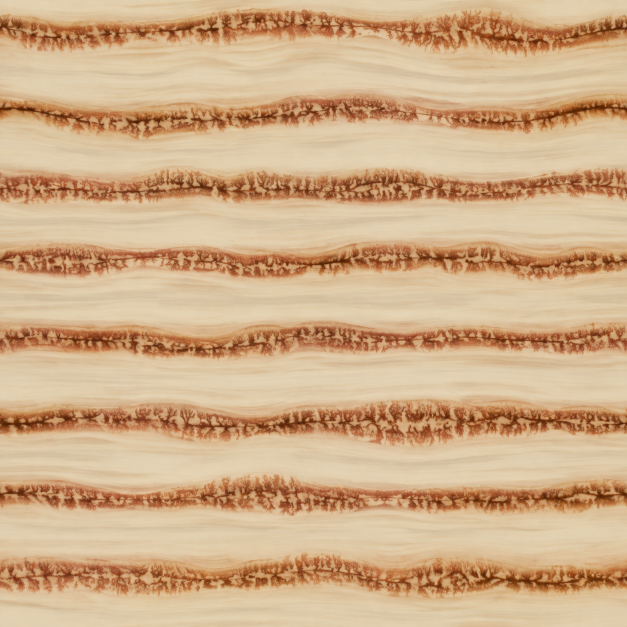
#> input picture tools/devonian/creatures/michelinoceras/imagegen-shell-source.png, 1254 x 1254 px (shown at 1/2 size)
$ python materials.py
#> lines starting #> are read from the running program, lines starting #| are printed output that depends on the picture
from pathlib import Path
from PIL import Image,ImageFilter
import numpy as np
H=Path(__file__).resolve().parent;N=1024;y,x=np.mgrid[0:N,0:N]/(N-1);rng=np.random.default_rng(72192)
def save(name,a):
 a=np.array(a,copy=True);mean=(a[:,:32].mean(1)+a[:,-32:].mean(1))/2
 for i in range(80):
  t=i/80;t=t*t*(3-2*t);a[:,i]=mean*(1-t)+a[:,i]*t;a[:,-i-1]=mean*(1-t)+a[:,-i-1]*t
 Image.fromarray(np.uint8(np.clip(a,0,1)*255)).save(H/(name+'.png'))
raw=np.asarray(Image.open(H/'imagegen-shell-source.png').convert('RGB').resize((N,N),Image.Resampling.LANCZOS)).astype(float)/255
# Feather both circumference edges to an identical mean, preserving continuous shell UV seam.
mean=(raw[:,:45].mean(1)+raw[:,-45:].mean(1))/2
#> mean = 1024 rows, first 8: [0.88, 0.806, 0.681], [0.881, 0.807, 0.681], [0.882, 0.808, 0.683], [0.883, 0.81, 0.685], [0.882, 0.808, 0.683], [0.881, 0.808, 0.681], [0.879, 0.806, 0.68], [0.879, 0.806, 0.68]
for i in range(48):
 t=i/48;raw[:,i]=mean*(1-t)+raw[:,i]*t;raw[:,-i-1]=mean*(1-t)+raw[:,-i-1]*t
save('shell-albedo',raw);noise=np.asarray(Image.fromarray(np.uint8(rng.random((N,N))*255)).filter(ImageFilter.GaussianBlur(1.2))).astype(float)/255
#> in save, `mean = (a[:, :32].mean(1) + a[:, -32:].mean(1)) / 2`: mean = 1024 rows, first 8: [0.88, 0.805, 0.681], [0.881, 0.806, 0.681], [0.882, 0.808, 0.683], [0.883, 0.81, 0.685], [0.882, 0.808, 0.683], [0.881, 0.808, 0.681], [0.879, 0.806, 0.679], [0.879, 0.806, 0.68]
#> in save, `Image.fromarray(np.uint8(np.clip(a,0,1)*255)).save(H/(name+'.png'))`:
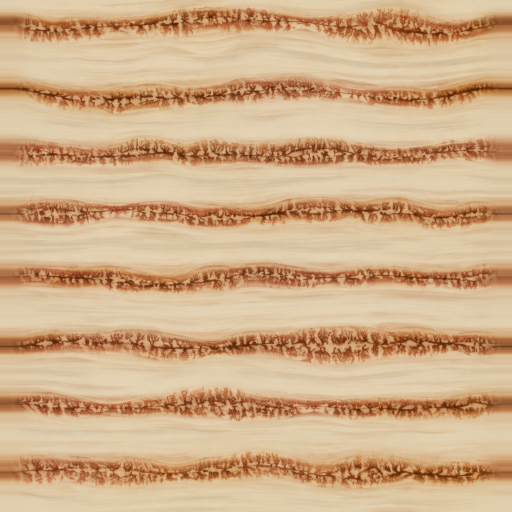
#> saved as shell-albedo.png: PIL image 1024x1024 RGB (shown at 1/2 size); mean R, G, B 208, 173.1, 135.1
fine=(noise-.5)*.006+.0015*np.sin(y*2*np.pi*210+np.sin(2*np.pi*x));dy,dx=np.gradient(fine);normal=np.stack([-dx*3,dy*3,np.ones_like(dx)],2);normal/=np.linalg.norm(normal,axis=2)[:,:,None];save('shell-normal',normal*.5+.5);save('shell-roughness',.34+(noise-.5)*.08)
#> call 2 of save, with name = 'shell-normal'
#> in save (call 2), `Image.fromarray(np.uint8(np.clip(a,0,1)*255)).save(H/(name+'.png'))`:
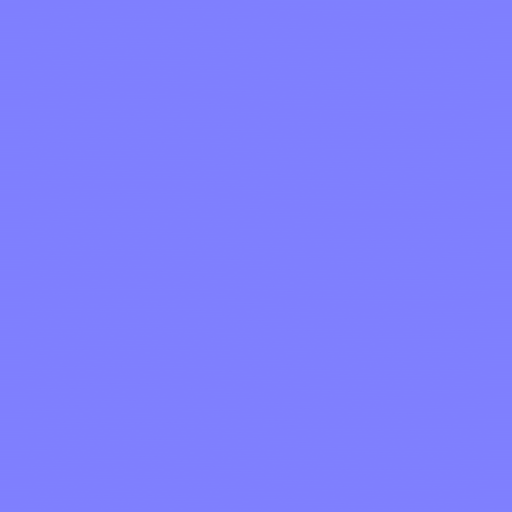
#> saved as shell-normal.png: PIL image 1024x1024 RGB (shown at 1/2 size); mean R, G, B 127, 127, 254
# Restrained original skin mottling, never the shell pigment copied onto soft tissue.
coarse=np.asarray(Image.fromarray(np.uint8(rng.random((48,48))*255)).resize((N,N),Image.Resampling.BICUBIC).filter(ImageFilter.GaussianBlur(4))).astype(float)/255
spots=np.clip((coarse-.50)*2.1,0,.28);base=np.array([.45,.26,.145])+((coarse-.5)*.10)[:,:,None];base-=spots[:,:,None]*np.array([.55,.33,.18]);base+=(.5-.5*np.cos(2*np.pi*x))[:,:,None]*np.array([.065,.036,.017]);save('skin-albedo',base);save('skin-normal',normal*.5+.5);save('skin-roughness',.47+(noise-.5)*.09)
#> call 4 of save, with name = 'skin-albedo'
#> in save (call 4), `Image.fromarray(np.uint8(np.clip(a,0,1)*255)).save(H/(name+'.png'))`:
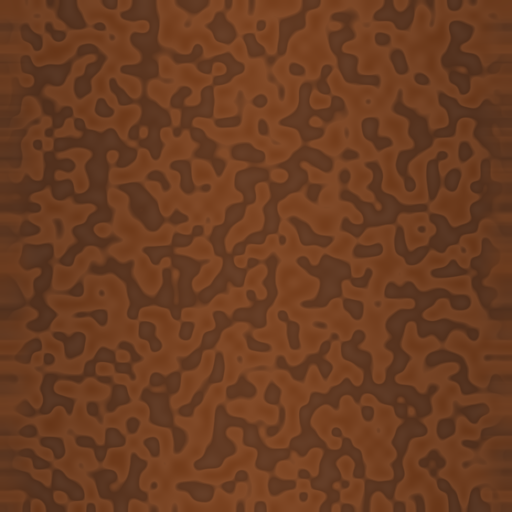
#> saved as skin-albedo.png: PIL image 1024x1024 RGB (shown at 1/2 size); mean R, G, B 106.9, 61, 33.6
for n,col in [('nacre',[.78,.70,.55]),('ridge',[.54,.35,.20])]:
 save(n+'-albedo',np.array(col)+(noise-.5)[:,:,None]*.04);save(n+'-normal',normal*.5+.5);save(n+'-roughness',np.ones_like(x)*(.31 if n=='nacre'else.48))
#> this loop made 2 passes
#> pass 1, in save (call 7), `Image.fromarray(np.uint8(np.clip(a,0,1)*255)).save(H/(name+'.png'))`:
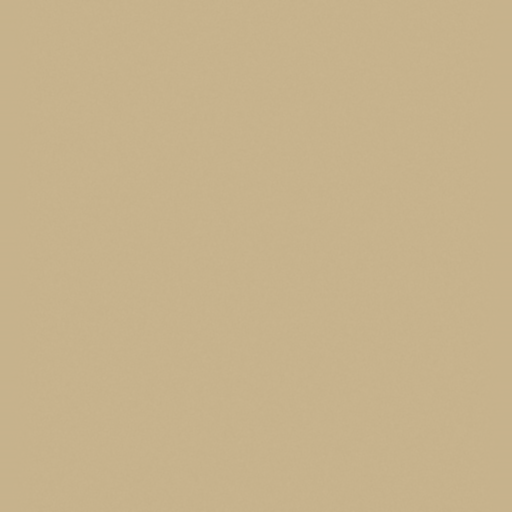
#> saved as nacre-albedo.png: PIL image 1024x1024 RGB (shown at 1/2 size); mean R, G, B 198.4, 178, 139.7
#> pass 2, in save (call 10), `Image.fromarray(np.uint8(np.clip(a,0,1)*255)).save(H/(name+'.png'))`:
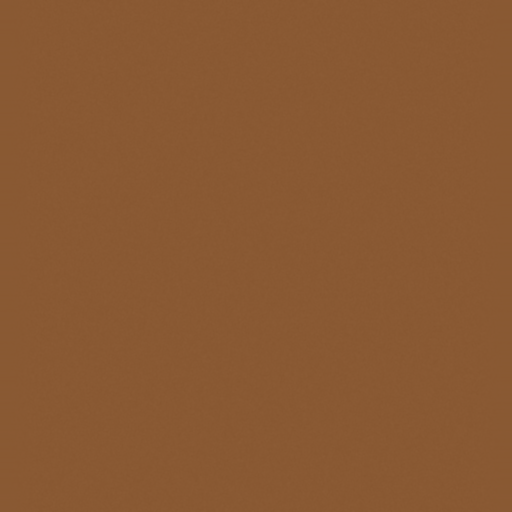
#> saved as ridge-albedo.png: PIL image 1024x1024 RGB (shown at 1/2 size); mean R, G, B 137.2, 88.7, 50.5
